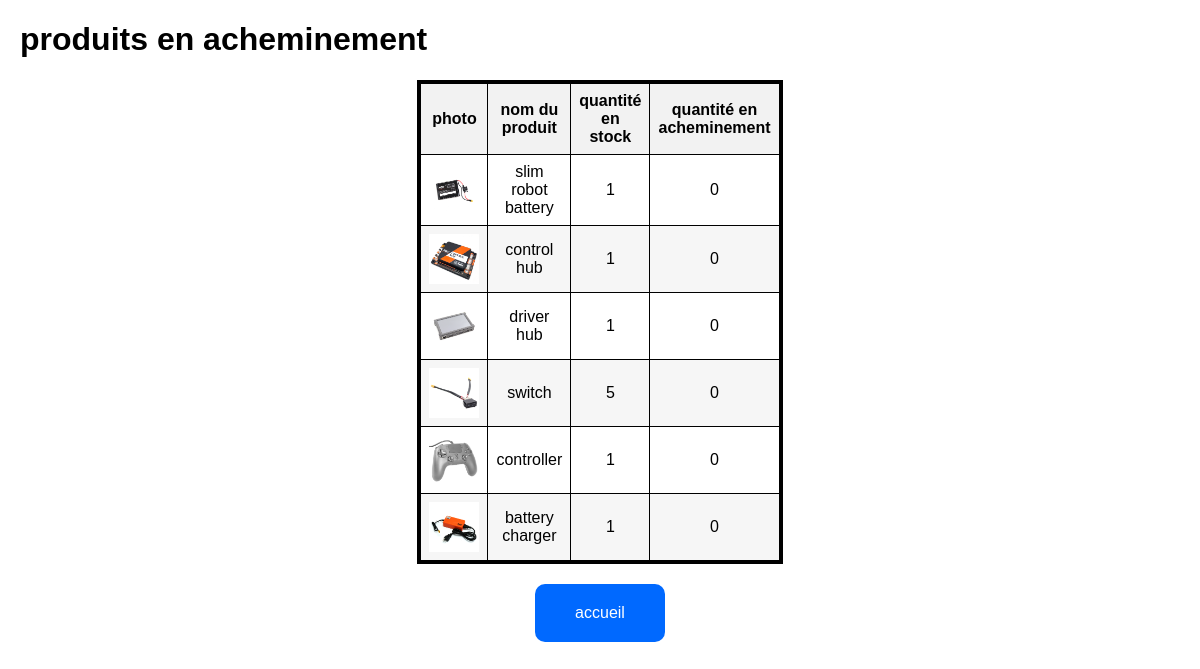
The page /vue on the database as committed earlier.
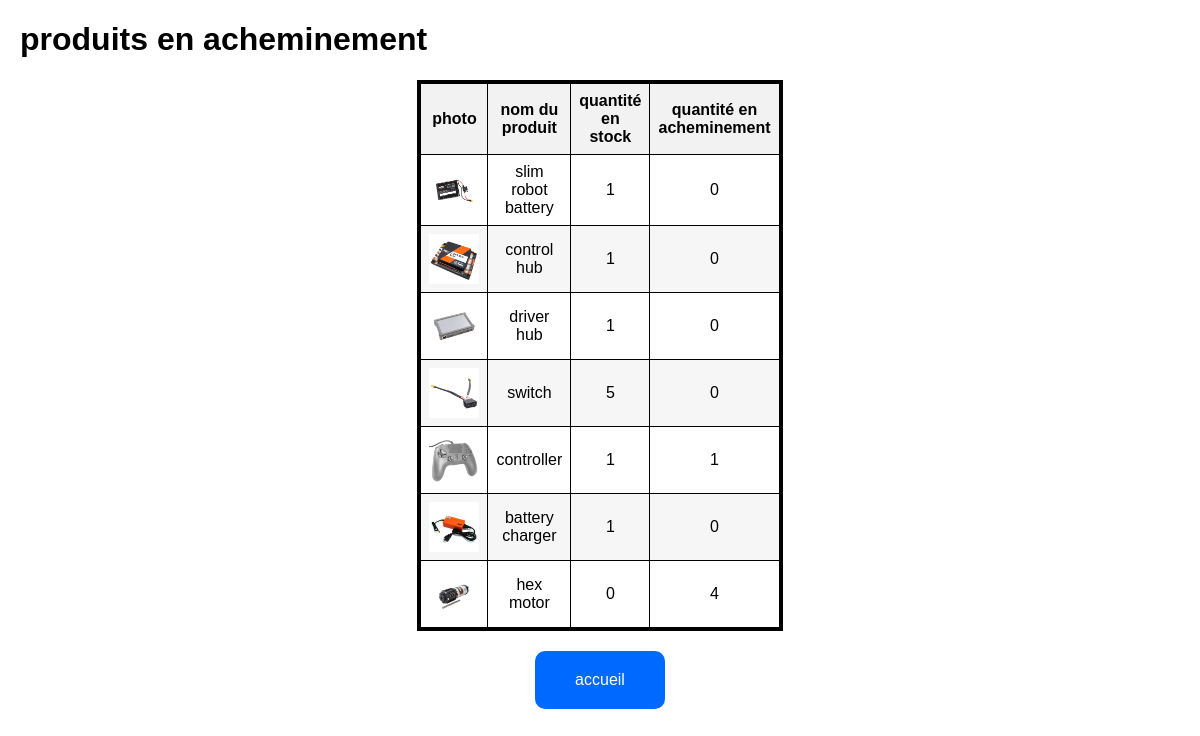
The same page on the database as committed later.
### tables this page shows
CREATE TABLE "stock" (
	"photo"	TEXT,
	"name"	TEXT,
	"quantity"	INTEGER,
	PRIMARY KEY("name")
);

CREATE TABLE "commandes" (
	"photo"	TEXT,
	"name"	TEXT,
	"quantity"	INTEGER NOT NULL,
	PRIMARY KEY("name")
);

### projet.py (the view)
@app.route('/vue')
def afficher_vue():
    donnees = get_vue()
    print(donnees)
    return render_template("vue.html", donnees=donnees)

### projet.py (called while the page is built)
def get_all_items(table):
    cursor.execute(f"SELECT * FROM {table}")
    return cursor.fetchall()

def get_vue():
    vue = []
    for item in get_all_items("stock"):
        cursor.execute(f"SELECT commandes.quantity FROM commandes JOIN stock ON commandes.name = stock.name AND stock.name = '{item[1]}'")
        complementary = cursor.fetchone()
        if complementary:
            final_item = list(item) + list(complementary)
        else:
            final_item = list(item) + [0]
        vue.append(final_item)
    cursor.execute("SELECT * FROM commandes WHERE NOT EXISTS ( SELECT 1 FROM stock WHERE commandes.name = stock.name)")  # tout les elements uniquement present dans commandes
    for item in cursor.fetchall():
        final_item = list(item)[0:2] + [0] + [list(item)[-1]]
        print(final_item)
        vue.append(final_item)
    return vue

### templates/vue.html (shortened to what this page needs)
<!DOCTYPE html>
<html lang="fr">
<head>
    <link rel="stylesheet" type="text/css" href="/static/vue/style.css">
</head>
<body>
    <h1>produits en acheminement</h1>
    <div class="table">
        <table>
            <thead>
                <tr>
                    <th>photo</th>
                    <th>nom du produit</th>
                    <th>quantité en stock</th>
                    <th>quantité en acheminement</th>
                </tr>
            </thead>
            <tbody>
                {% for produit in donnees %}
                <tr element="{{produit[1]}}">
                    <td><image src="/static/images/{{produit[0]}}" class="image-icon"></image></td>
                    <td>{{ produit[1] }}</td>
                    <td>{{ produit[2] }}</td>
                    <td>{{ produit[3] }}</td>
                </tr>
                {% endfor %}
            </tbody>
        </table>
    </div>
    <div class="return">
        <a class="return" href="/">accueil</a>
    </div>
</body>
</html>

Rows that differ between the two databases and show on the page:
computed for stock "controller": quantity "0" → "1"
added commandes: photo (picture), name "hex motor", produit "0", quantity "4"
